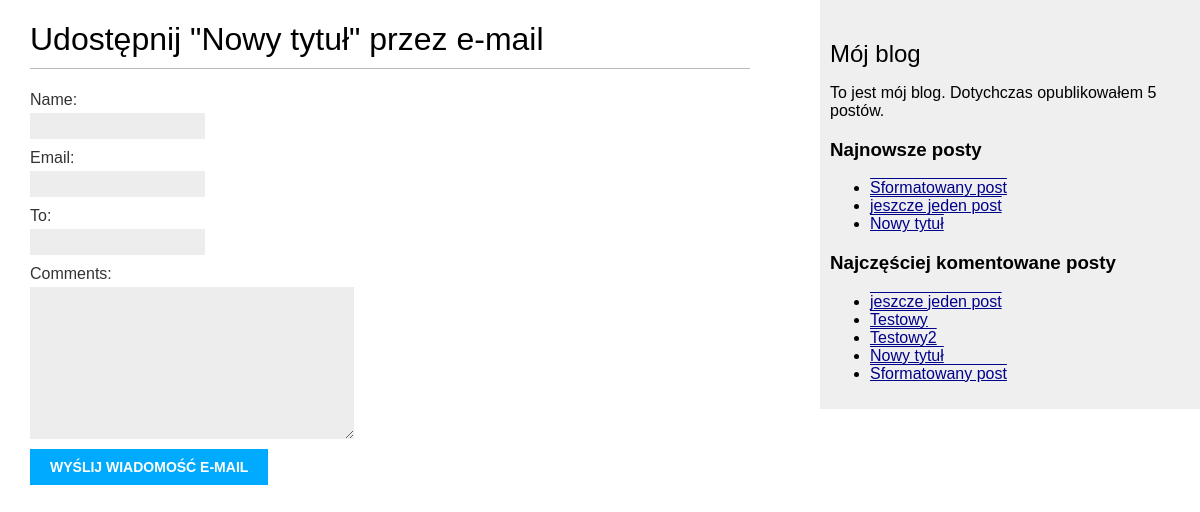
Screenshot of /my_blog/3/share/ with the database file from the repository.
### my_blog/models.py (models this page shows, shortened)
class Post(models.Model):
    STATUS_CHOICES=(
        ('draft', 'Draft'),
        ('published', 'Published'),
    )
    title = models.CharField(max_length=250)
    slug = models.SlugField(max_length=250,
                            unique_for_date='publish')
    author = models.ForeignKey(User,
                               on_delete=models.CASCADE,
                               related_name='blog_posts')
    body = models.TextField()
    publish = models.DateTimeField(default=timezone.now)
    created = models.DateTimeField(auto_now=True)
    updated = models.DateTimeField(auto_now=True)
    status = models.CharField(max_length=10,
                              choices=STATUS_CHOICES,
                              default='draft')
    objects = models.Manager()
    published = PublishedManager()
    tags = TaggableManager()
    class Meta:
        ordering = ('-publish',)
    def get_absolute_url(self):
        return reverse('my_blog:post_detail',
                       args=[self.publish.year,
                             self.publish.strftime('%m'),
                             self.publish.strftime('%d'),
                             self.slug])

### my_blog/views.py (the view)
def post_share(request, post_id):
    post = get_object_or_404(Post, id=post_id,status='published')
    sent = False
    if request.method == 'POST':
        form = EmailPostForm(request.POST)
        if form.is_valid():
            cd = form.cleaned_data
            post_url = request.build_absolute_uri(post.get_absolute_url())
            subject = '{} ({}) zachęca do przeczytania "{}"'.format(cd['name'], cd['email'], post.title)
            message = 'Przeczytaj post "{}" na stronie {}\n\n Komentarz dodany przez {}: {}'.format(post.title, post_url, cd['name'], cd['comments'])
            send_mail(subject, message, 'admin@myblog.com', [cd['to']])
            sent = True
    else:
        form = EmailPostForm()
    return render(request, 'my_blog/post/share.html', {'post':post,
                                                       'form': form,
                                                       'sent': sent})

### my_blog/forms.py
class EmailPostForm(forms.Form):
    name = forms.CharField(max_length=25)
    email = forms.EmailField()
    to = forms.EmailField()
    comments = forms.CharField(required=False,
                               widget=forms.Textarea)

### my_blog/models.py (called while the page is built)
    def get_queryset(self):
        return super(PublishedManager, self).get_queryset().filter(status='published')

### my_blog/templatetags/blog_tags.py (called while the page is built)
@register.simple_tag
def total_posts():
    return Post.published.count()

@register.inclusion_tag('my_blog/post/latest_posts.html')
def show_latest_posts(count=5):
    latest_posts = Post.published.order_by('-publish')[:count]
    return {'latest_posts': latest_posts}

@register.simple_tag
def get_most_commented_posts(count=5):
    return Post.published.annotate(total_comments=Count('comments')).order_by('-total_comments')[:count]

### my_blog/templates/my_blog/post/share.html (shortened to what this page needs)
{% extends 'my_blog/base.html' %}
{%  block content %}
    {%  if sent %}
        <h1>Wiadomość e-mail została wysłana</h1>
        <p>Wysłanie posta "{{  post.title }}" do {{ cd.to }} zakończyło sie sukcesem.</p>
    {%  else %}
        <h1>Udostępnij "{{ post.title }}" przez e-mail</h1>
        <form action="." method="post">
            {{ form.as_p }}
            <input type="submit" value="Wyślij wiadomość e-mail">
        </form>
    {% endif %}
{% endblock %}

### my_blog/templates/my_blog/base.html (shortened to what this page needs)
{% load blog_tags %}
{% load static %}
<!DOCTYPE html>
<html>
<head>
    <link href="{% static "css/blog.css" %}" rel="stylesheet">
</head>
<body>
<div id="content">
    {% block content %}
    {% endblock %}
</div>
<div id="sidebar">
    <h2>Mój blog</h2>
    <p>To jest mój blog. Dotychczas opublikowałem {% total_posts %} postów.</p>
    <h3>Najnowsze posty</h3>
    {% show_latest_posts 3 %}
    <h3>Najczęściej komentowane posty</h3>
    {% get_most_commented_posts as most_commented_posts %}
    <ul>
        {% for post in most_commented_posts %}
        <li>
            <a href="{{ post.get_absolute_url }}">{{ post.title }}</a>
        </li>
        {% endfor %}
    </ul>
</div>
</body>
</html>

### my_blog/templates/my_blog/post/latest_posts.html
<ul>
    {% for post in latest_posts %}
    <li>
        <a href="{{ post.get_absolute_url }}">{{ post.title }}</a>
    </li>
    {%  endfor %}
</ul>

### my_blog/static/css/blog.css (style rules this page uses)
body { margin:0; padding:0; font-family:helvetica, sans-serif; }
a { color:darkblue; text-decoration:overline underline; }
h1 { font-weight:normal; border-bottom:1px solid #bbb; padding:0 0 10px 0; }
h2 { font-weight:normal; margin:30px 0 0; }
#content { float:left; width:60%; padding:0 0 0 30px; }
#sidebar { float:right; width:30%; padding:10px; background:#efefef; height:100%; }
label { float:left; clear:both; color:#333; margin-bottom:4px; }
input, textarea { clear:both; float:left; margin:0 0 10px; background:#ededed; border:0; padding:6px 10px; font-size:12px; }
input[type=submit] { font-weight:bold; background:#00abff; color:#fff; padding:10px 20px; font-size:14px; text-transform:uppercase; }

### rows the page displays
Post: title "Nowy tytuł"
Post: title "Sformatowany post"
Post: title "jeszcze jeden post"
Post: title "Testowy"
Post: title "Testowy2"
